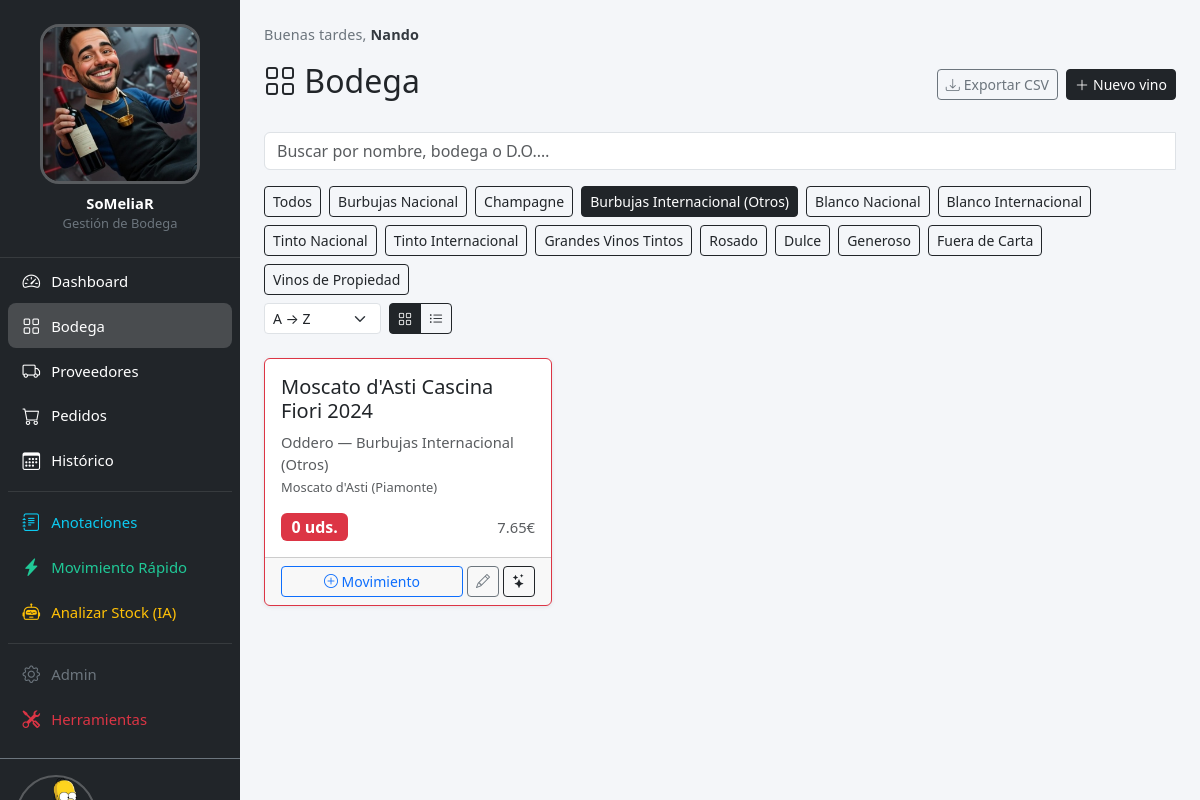
Before: /bodega/?familia=espumoso_int (signed in) with the older database file.
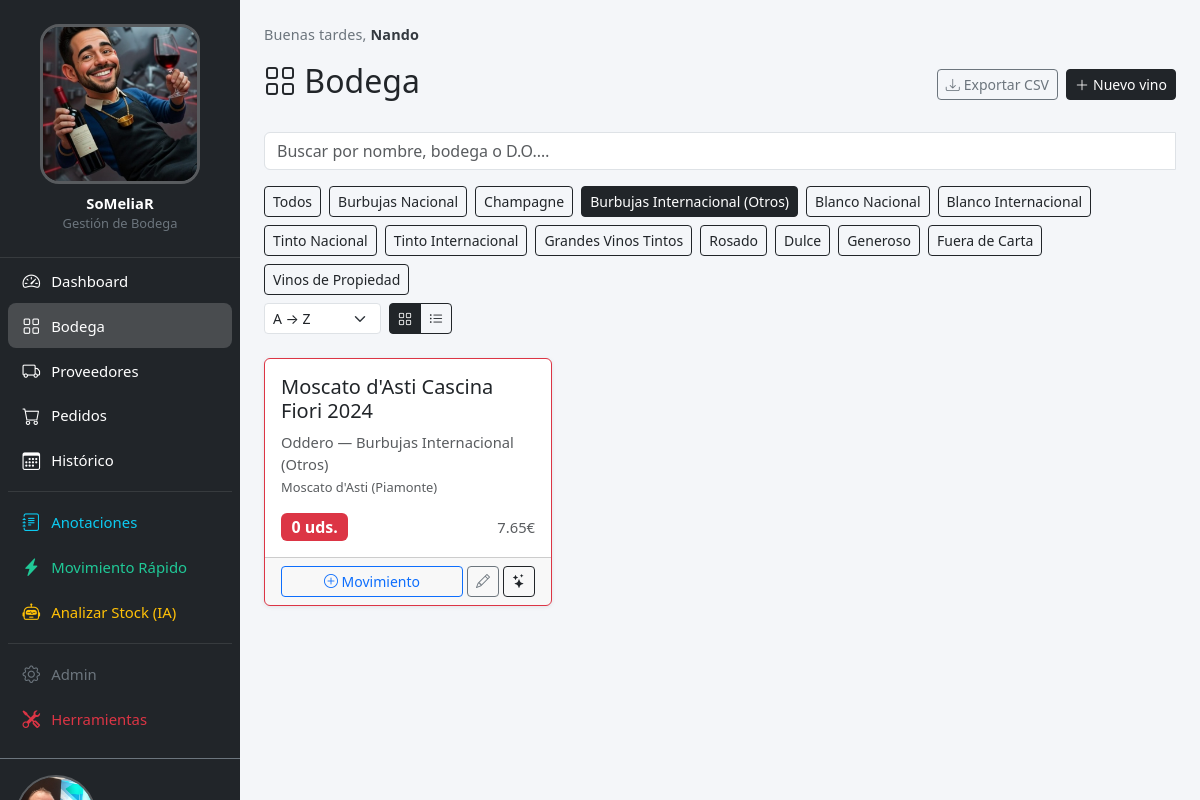
After: the same page with the newer database file.
### core/models.py (models this page shows, shortened)
class PerfilUsuario(models.Model):
    user = models.OneToOneField(User, on_delete=models.CASCADE, related_name="perfil")
    avatar = models.ImageField(upload_to="avatares/", blank=True)

class Configuracion(models.Model):
    logo = models.ImageField(upload_to="config/", blank=True,
                             help_text="Logo del sidebar (cuadrado, mín. 200×200px)")
    login_imagen = models.ImageField(upload_to="config/", blank=True,
                                     help_text="Foto de la pantalla de login")
    class Meta:
        verbose_name = "configuración"
    @classmethod
    def get(cls):
        obj, _ = cls.objects.get_or_create(pk=1)
        return obj

### bodega/models.py (models this page shows, shortened)
class Vino(models.Model):
    class Familia(models.TextChoices):
        ESPUMOSO_NAC = "espumoso_nac", "Burbujas Nacional"
        CHAMPAGNE = "champagne", "Champagne"
        ESPUMOSO_INT = "espumoso_int", "Burbujas Internacional (Otros)"
        BLANCO_NAC = "blanco_nac", "Blanco Nacional"
        BLANCO_INT = "blanco_int", "Blanco Internacional"
        TINTO_NAC = "tinto_nac", "Tinto Nacional"
        TINTO_INT = "tinto_int", "Tinto Internacional"
        GRANDES_TINTOS = "grandes_tintos", "Grandes Vinos Tintos"
        ROSADO = "rosado", "Rosado"
        DULCE = "dulce", "Dulce"
        GENEROSO = "generoso", "Generoso"
        FUERA_CARTA = "fuera_carta", "Fuera de Carta"
        PROPIEDAD = "propiedad", "Vinos de Propiedad"
    nombre = models.CharField(max_length=200)
    bodega_nombre = models.CharField("bodega", max_length=200, blank=True)
    anada = models.PositiveIntegerField("añada", null=True, blank=True)
    familia = models.CharField(max_length=20, choices=Familia.choices)
    azucar = models.CharField(
        "tipo/azúcar", max_length=100, blank=True,
        help_text="Ej: Brut, Brut Nature, Extra Brut, Rosado..."
    )
    denominacion_origen = models.CharField(
        "denominación de origen", max_length=200, blank=True
    )
    variedades = models.CharField(
        "variedades de uva", max_length=300, blank=True
    )
    precio_coste = models.DecimalField(max_digits=8, decimal_places=2, default=0)
    precio_carta = models.DecimalField(max_digits=8, decimal_places=2, default=0)
    es_copa = models.BooleanField("se vende por copas", default=False)
    precio_copa = models.DecimalField(
        "precio copa en carta", max_digits=8, decimal_places=2, default=0
    )
    via_coupa = models.BooleanField(
        "se pide por Coupa", default=False,
        help_text="Si True, se pide por el sistema corporativo Meliá."
    )
    en_canitas = models.BooleanField("Cañitas", default=False)
    en_ene = models.BooleanField("EÑE", default=False)
    en_pool = models.BooleanField("Pool", default=False)
    etiquetas = models.ManyToManyField(
        Etiqueta, blank=True, related_name="vinos", verbose_name="etiquetas"
    )
    imagen = models.ImageField(
        upload_to="vinos/", blank=True,
        help_text="Foto de la etiqueta o botella."
    )
    descripcion_ia = models.TextField(blank=True)
    notas = models.TextField(blank=True)
    activo = models.BooleanField(default=True, db_index=True)
    created = models.DateTimeField(auto_now_add=True)
    updated = models.DateTimeField(auto_now=True)
    class Meta:
        ordering = ["familia", "nombre"]
        verbose_name = "vino"
        verbose_name_plural = "vinos"
    @property
    def stock_actual(self):
        if hasattr(self, "stock_anotado"):
            return self.stock_anotado
        total = self.movimientos.aggregate(total=Sum("cantidad"))["total"]
        return total or Decimal("0")
    @property
    def bajo_minimo(self):
        try:
            return self.stock_actual < self.stock_config.stock_minimo
        except StockConfig.DoesNotExist:
            return False

### bodega/views.py (the view)
# urls.py: path("", views.vino_list, name="vino_list"),
@login_required
def vino_list(request):
    familia = request.GET.get("familia", "")
    busqueda = request.GET.get("q", "").strip()
    orden = request.GET.get("orden", "nombre")
    vista = request.GET.get("vista", "grid")
    orden_map = {
        "nombre": "nombre",
        "nombre_desc": "-nombre",
        "familia": "familia",
        "stock": "stock_anotado",
    }
    order_by = orden_map.get(orden, "nombre")
    vinos = (
        Vino.objects
        .filter(activo=True)
        .select_related("stock_config")
        .annotate(
            stock_anotado=Coalesce(
                Sum("movimientos__cantidad"),
                Value(Decimal("0")),
                output_field=DecimalField(),
            )
        )
    )
    if familia:
        vinos = vinos.filter(familia=familia)
    if busqueda:
        vinos = vinos.filter(
            Q(nombre__icontains=busqueda) |
            Q(bodega_nombre__icontains=busqueda) |
            Q(denominacion_origen__icontains=busqueda)
        )
    vinos = vinos.order_by(order_by)
    familias = Vino.Familia.choices
    context = {
        "vinos": vinos,
        "familias": familias,
        "familia_actual": familia,
        "busqueda": busqueda,
        "orden": orden,
        "vista": vista,
    }
    return render(request, "bodega/vino_list.html", context)

### core/context_processors.py (called while the page is built)
def app_config(request):
    config = Configuracion.get()
    perfil = None
    if request.user.is_authenticated:
        perfil, _ = PerfilUsuario.objects.get_or_create(user=request.user)
    return {"app_config": config, "user_perfil": perfil}

### core/templatetags/fmt_filters.py (called while the page is built)
@register.filter(name="fmt_num")
def fmt_num(value):
    try:
        return f"{float(value):.2f}".rstrip("0").rstrip(".")
    except (TypeError, ValueError):
        return value

### templates/bodega/vino_list.html (shortened to what the changed rows need)
{% extends 'base.html' %}
{% load fmt_filters %}
{% block content %}
<div class="d-flex justify-content-between align-items-center mb-4">
    <h2><i class="bi bi-grid"></i> Bodega</h2>
</div>
<div class="d-flex flex-wrap justify-content-between align-items-center gap-2 mb-4">
    <div class="d-flex flex-wrap gap-2">
        <a href="?{% if busqueda %}q={{ busqueda }}&{% endif %}vista={{ vista }}&orden={{ orden }}"
           class="btn btn-sm {% if not familia_actual %}btn-dark{% else %}btn-outline-dark{% endif %}">Todos</a>
        {% for codigo, nombre in familias %}
        <a href="?familia={{ codigo }}{% if busqueda %}&q={{ busqueda }}{% endif %}&vista={{ vista }}&orden={{ orden }}"
           class="btn btn-sm {% if familia_actual == codigo %}btn-dark{% else %}btn-outline-dark{% endif %}">{{ nombre }}</a>
        {% endfor %}
    </div>
</div>
{% if vista == 'lista' %}
<div class="card border-0 shadow-sm">
    <div class="table-responsive">
        <table class="table table-hover mb-0 align-middle">
            <thead class="table-dark">
                <tr>
                    <th>Vino</th>
                    <th class="d-none d-md-table-cell">Familia</th>
                    <th class="d-none d-md-table-cell">D.O.</th>
                    <th class="text-end">Stock</th>
                    <th class="text-end d-none d-sm-table-cell">Precio</th>
                    <th class="text-end">Acciones</th>
                </tr>
            </thead>
            <tbody>
                {% for vino in vinos %}
                <tr class="{% if vino.bajo_minimo %}table-danger{% endif %}"
                    data-search="{{ vino.nombre|lower }} {{ vino.bodega_nombre|lower }} {{ vino.denominacion_origen|lower }}">
                    <td>
                        <a href="{% url 'bodega:vino_detail' vino.pk %}" class="fw-semibold text-decoration-none">
                            {{ vino.nombre }}
                        </a>
                        {% if vino.bodega_nombre %}
                        <br><small class="text-muted">{{ vino.bodega_nombre }}</small>
                        {% endif %}
                    </td>
                    <td class="d-none d-md-table-cell text-muted small">{{ vino.get_familia_display }}</td>
                    <td class="d-none d-md-table-cell text-muted small">{{ vino.denominacion_origen|default:"-" }}</td>
                    <td class="text-end">
                        <span class="badge {% if vino.bajo_minimo %}bg-danger{% else %}bg-success{% endif %}">
                            {{ vino.stock_anotado|fmt_num }}
                        </span>
                    </td>
                    <td class="text-end d-none d-sm-table-cell text-muted small">{{ vino.precio_coste|fmt_num }}€</td>
                    <td class="text-end">
                        <div class="d-flex gap-1 justify-content-end">
                            <a href="{% url 'bodega:vino_detail' vino.pk %}" class="btn btn-sm btn-outline-secondary" title="Ver detalle">
                                <i class="bi bi-eye"></i>
                            </a>
                            <a href="{% url 'bodega:vino_edit' vino.pk %}" class="btn btn-sm btn-outline-secondary" title="Editar">
                                <i class="bi bi-pencil"></i>
                            </a>
                            <a href="{% url 'bodega:movimiento_create' vino.pk %}" class="btn btn-sm btn-outline-primary" title="Movimiento">
                                <i class="bi bi-plus-circle"></i>
                            </a>
                        </div>
                    </td>
                </tr>
                {% empty %}
                <tr><td colspan="6" class="text-muted text-center py-4">No hay vinos registrados.</td></tr>
                {% endfor %}
            </tbody>
        </table>
    </div>
</div>
{% else %}
<div class="row">
    {% for vino in vinos %}
    <div class="col-md-4 mb-3" data-search="{{ vino.nombre|lower }} {{ vino.bodega_nombre|lower }} {{ vino.denominacion_origen|lower }}">
        <div class="card h-100 {% if vino.bajo_minimo %}border-danger{% endif %}">
            <div class="card-body">
                <h5 class="card-title">
                    <a href="{% url 'bodega:vino_detail' vino.pk %}" class="text-decoration-none">
                        {{ vino.nombre }}
                    </a>
                </h5>
                <p class="card-text text-muted">
                    {% if vino.bodega_nombre %}{{ vino.bodega_nombre }} — {% endif %}{{ vino.get_familia_display }}
                    {% if vino.denominacion_origen %}<br><small>{{ vino.denominacion_origen }}</small>{% endif %}
                </p>
                <div class="d-flex justify-content-between align-items-center">
                    <span class="badge {% if vino.bajo_minimo %}bg-danger{% else %}bg-success{% endif %} fs-6">
                        {{ vino.stock_anotado|fmt_num }} uds.
                    </span>
                    <span>
                        <span class="text-muted">{{ vino.precio_coste|fmt_num }}€</span>
                    </span>
                </div>
            </div>
            <div class="card-footer d-flex gap-1 flex-wrap">
                <a href="{% url 'bodega:movimiento_create' vino.pk %}" class="btn btn-sm btn-outline-primary flex-grow-1" title="Registrar movimiento">
                    <i class="bi bi-plus-circle"></i> Movimiento
                </a>
                <a href="{% url 'bodega:vino_edit' vino.pk %}" class="btn btn-sm btn-outline-secondary" title="Editar vino">
                    <i class="bi bi-pencil"></i>
                </a>
                <a href="{% url 'bodega:vino_detail' vino.pk %}" class="btn btn-sm btn-outline-dark" title="Ver ficha completa e IA">
                    <i class="bi bi-stars"></i>
                </a>
            </div>
        </div>
    </div>
    {% endfor %}
</div>
{% endif %}
{% endblock %}

### templates/base.html (shortened to what the changed rows need)
<!DOCTYPE html>
<html lang="es">
<head>
    <link href="https://cdn.jsdelivr.net/npm/bootstrap@5.3.3/dist/css/bootstrap.min.css" rel="stylesheet">
    <link href="https://cdn.jsdelivr.net/npm/bootstrap-icons@1.11.3/font/bootstrap-icons.min.css" rel="stylesheet">
    {% load static %}
    <link rel="stylesheet" href="{% static 'css/layout.css' %}">
</head>
<body>
    <div class="app-wrapper">
        <nav id="sidebar" class="offcanvas-lg offcanvas-start sidebar-nav bg-dark text-white" tabindex="-1"
            aria-labelledby="sidebarLabel">
            <div class="offcanvas-body sidebar-body">
                <div class="sidebar-brand d-none d-lg-flex flex-column align-items-center py-4 px-3">
                    {% if app_config.logo %}
                    <img src="{{ app_config.logo.url }}" alt="SoMeliaR" class="sidebar-logo mb-2">
                    {% else %}
                    <img src="{% static 'img/logo_cayetano.jpeg' %}" alt="SoMeliaR" class="sidebar-logo mb-2">
                    {% endif %}
                    <div class="fw-bold text-white">SoMeliaR</div>
                    <small class="text-secondary">Gestión de Bodega</small>
                </div>
                <div class="px-3 pb-3 mt-auto border-top border-secondary pt-3">
                    <a href="{% url 'core:perfil' %}" class="d-flex align-items-center gap-2 mb-2 text-decoration-none"
                        style="min-width:0;">
                        {% if user_perfil and user_perfil.avatar %}
                        <img src="{{ user_perfil.avatar.url }}" alt="" class="sidebar-user-avatar"
                             onerror="this.style.display='none';this.nextElementSibling.style.display='flex'">
                        {% endif %}
                    </a>
                </div>
            </div>
        </nav>
        <main class="app-main">
            {% block content %}{% endblock %}
        </main>
    </div>
</body>
</html>

Changed rows visible on the page:
now on this page (row edited): Configuracion: logo (picture)
changed PerfilUsuario: avatar: a different picture
